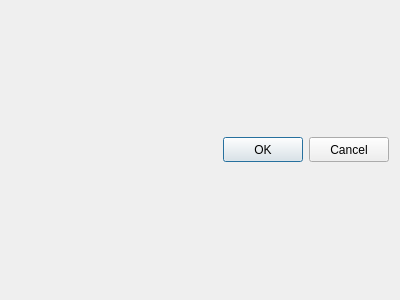
<?xml version="1.0" encoding="UTF-8"?>
<ui version="4.0">
 <class>Dialog</class>
 <widget class="QDialog" name="Dialog">
  <property name="geometry">
   <rect>
    <x>0</x>
    <y>0</y>
    <width>400</width>
    <height>300</height>
   </rect>
  </property>
  <property name="windowTitle">
   <string>Form</string>
  </property>
  <layout class="QVBoxLayout" name="verticalLayout_2">
   <item>
    <layout class="QVBoxLayout" name="formInputsLayout">
     <property name="sizeConstraint">
      <enum>QLayout::SizeConstraint::SetMinAndMaxSize</enum>
     </property>
    </layout>
   </item>
   <item>
    <layout class="QHBoxLayout" name="buttonLayout" stretch="0,0,0">
     <property name="spacing">
      <number>6</number>
     </property>
     <property name="sizeConstraint">
      <enum>QLayout::SizeConstraint::SetMinAndMaxSize</enum>
     </property>
     <property name="margin" stdset="0">
      <number>0</number>
     </property>
     <item>
      <spacer name="buttonSpacer">
       <property name="orientation">
        <enum>Qt::Orientation::Horizontal</enum>
       </property>
       <property name="sizeHint" stdset="0">
        <size>
         <width>131</width>
         <height>25</height>
        </size>
       </property>
      </spacer>
     </item>
     <item>
      <widget class="QPushButton" name="okButton">
       <property name="maximumSize">
        <size>
         <width>16777215</width>
         <height>25</height>
        </size>
       </property>
       <property name="text">
        <string>OK</string>
       </property>
      </widget>
     </item>
     <item>
      <widget class="QPushButton" name="cancelButton">
       <property name="maximumSize">
        <size>
         <width>16777215</width>
         <height>25</height>
        </size>
       </property>
       <property name="text">
        <string>Cancel</string>
       </property>
      </widget>
     </item>
    </layout>
   </item>
  </layout>
 </widget>
 <resources/>
 <connections>
  <connection>
   <sender>okButton</sender>
   <signal>clicked()</signal>
   <receiver>Dialog</receiver>
   <slot>accept()</slot>
   <hints>
    <hint type="sourcelabel">
     <x>278</x>
     <y>253</y>
    </hint>
    <hint type="destinationlabel">
     <x>96</x>
     <y>254</y>
    </hint>
   </hints>
  </connection>
  <connection>
   <sender>cancelButton</sender>
   <signal>clicked()</signal>
   <receiver>Dialog</receiver>
   <slot>reject()</slot>
   <hints>
    <hint type="sourcelabel">
     <x>369</x>
     <y>253</y>
    </hint>
    <hint type="destinationlabel">
     <x>179</x>
     <y>282</y>
    </hint>
   </hints>
  </connection>
 </connections>
</ui>
